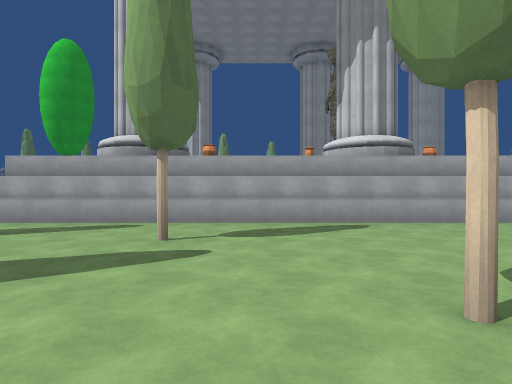
view 1 (above)

20 first-person views from a walk through a scene from a Unity 3-D project. The camera is 1.3 m above the floor, looks level and sees 75° across. The floor is counted in squares, 2 m on a side. Each view is taken from the middle of a square. On the plan, view 1 faces up. The plan holds only what a view shows up to about 10 squares ahead; the rest is blank. The place goes on beyond the plan. Door leaves are left out, so doorways stand open. Surface patterns are stand-ins for the level's own textures.

view 2
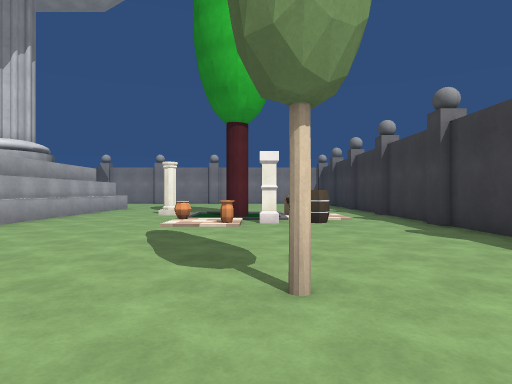

view 3
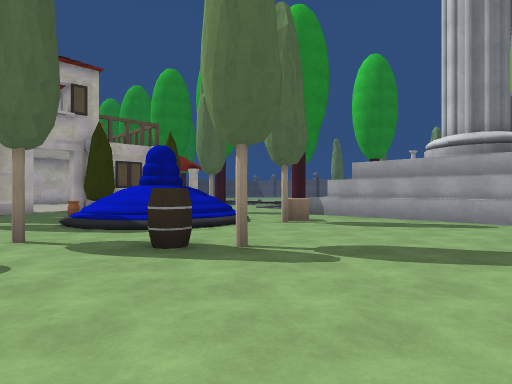

view 4
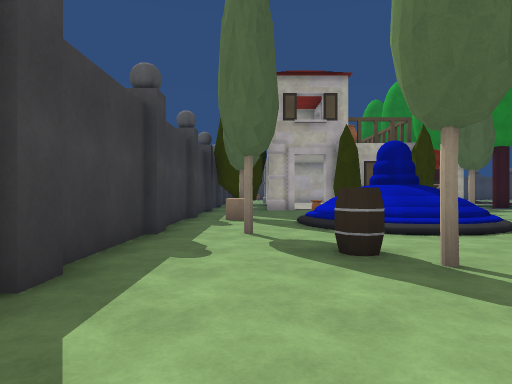

view 5
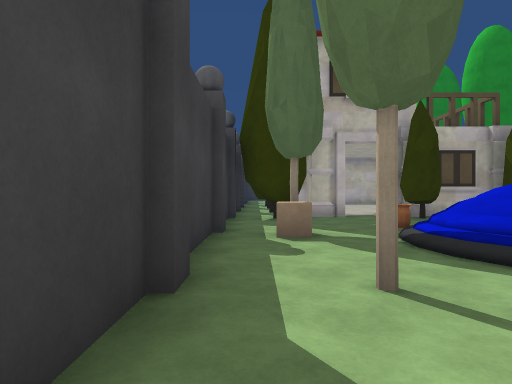

view 6
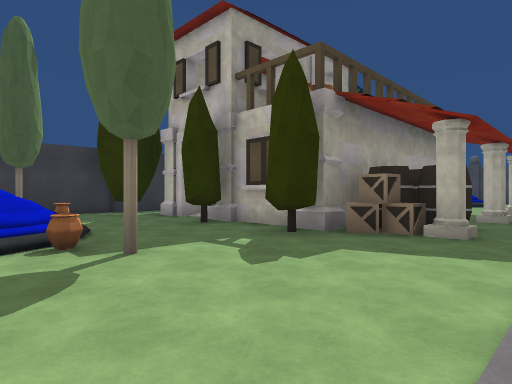

view 7
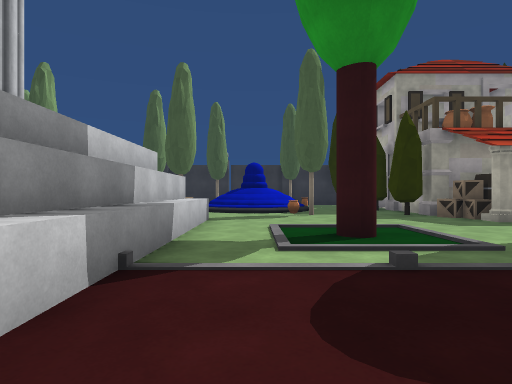

view 8
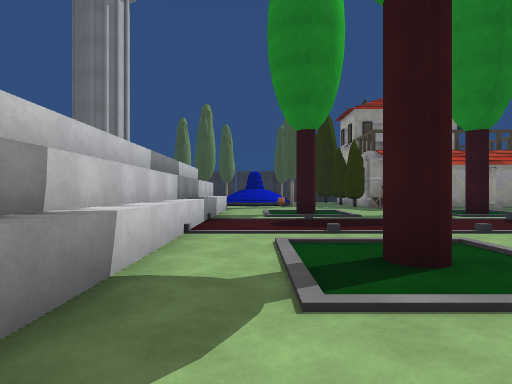

view 9
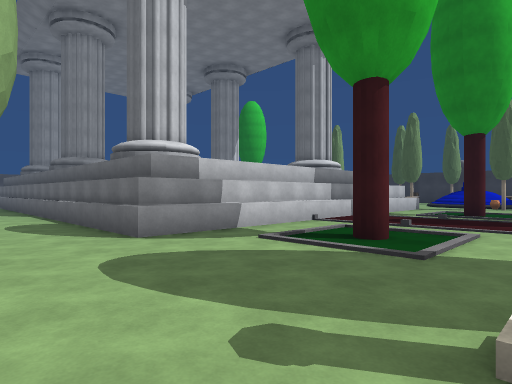

view 10
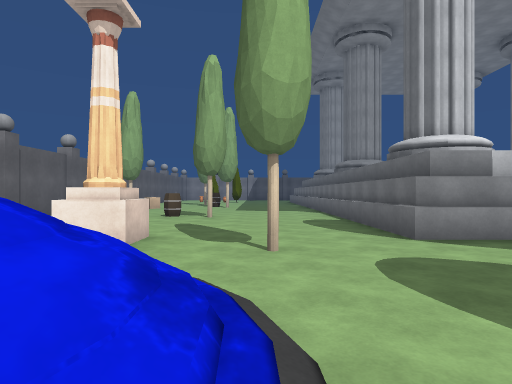

view 11
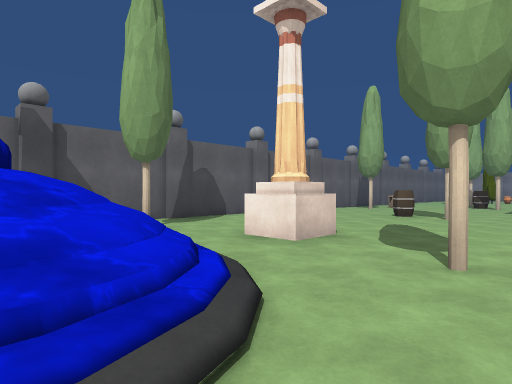

view 12
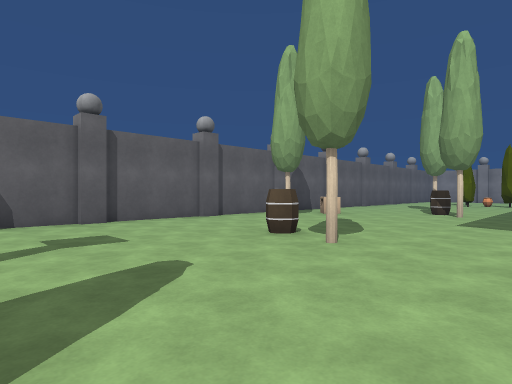

view 13
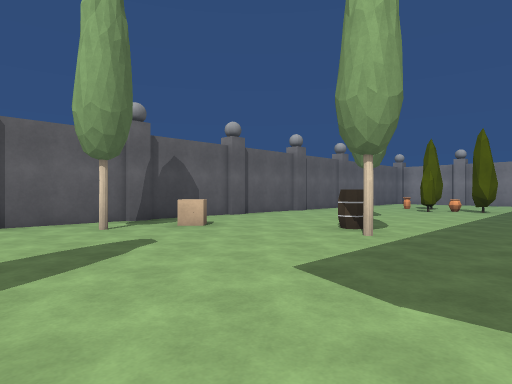

view 14
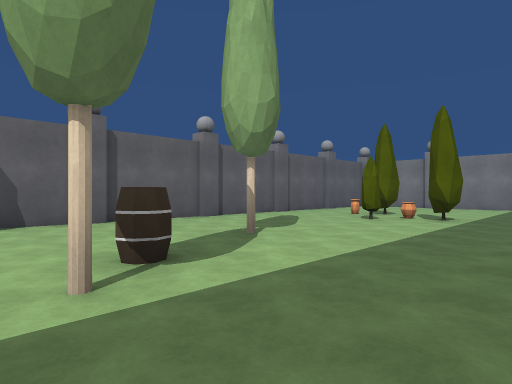

view 15
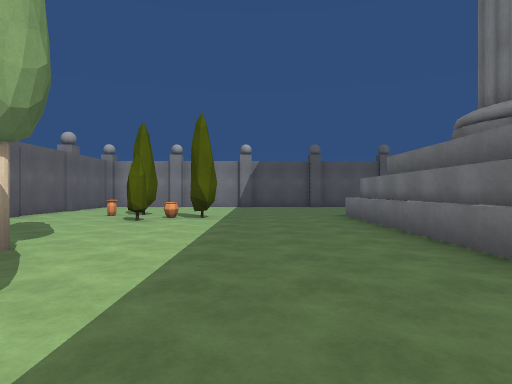

view 16
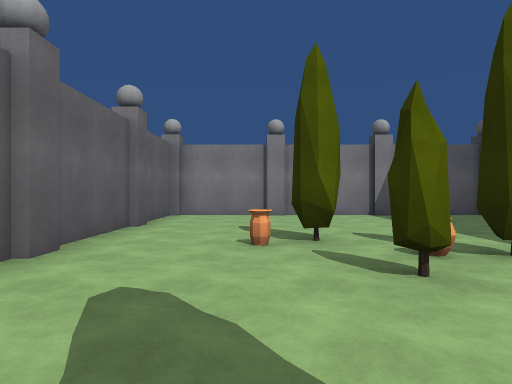

view 17
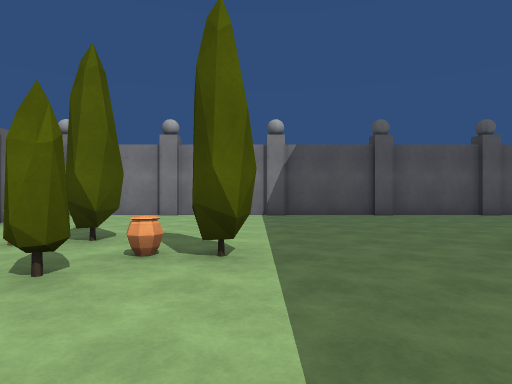

view 18
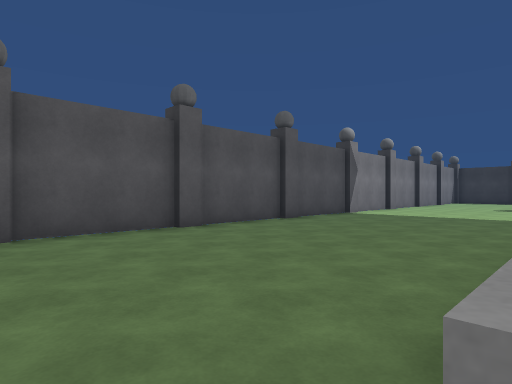

view 19
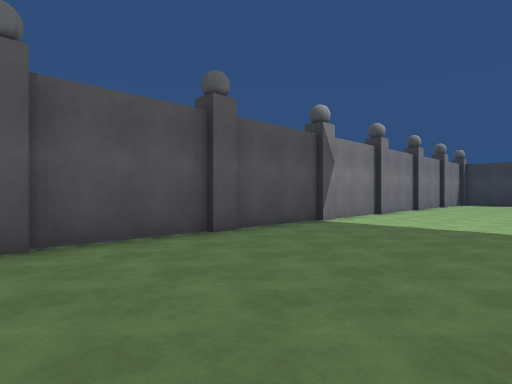

view 20
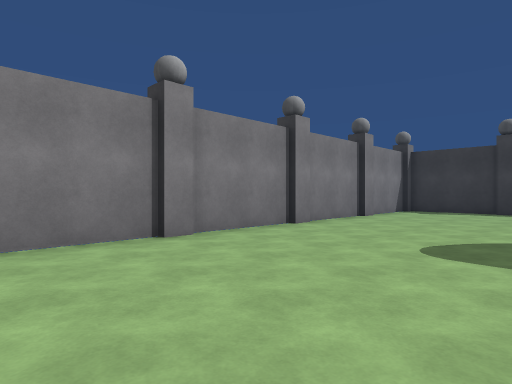

### Floor plan
Key: @ floor where view 1 was taken; # wall or solid block; . floor; / step, stairs or slope; D open door; ~ water the walk can cross; ≈ water the walk keeps out of; ^ raised ledge; T tree; P pot; C column; B barrel; R crate; G grey ball; O other object.
Columns run from 13 left of view 1 to 18 right of it. Each row starts with its distance up from view 1.
 29    OO#OO#OO#OO#OO#OO#OO#OO#OO#OO
 28       .........................G
 27      T........T.R..............#
 26      ....................P.....#
 25      ......B........T...TTT...O#
 24     ..C...........B.....P......#
 23    ≈.......T.....T......T......#
 22  /~..T........................O#
 21  ..............................#
 20  C............    .............#
 19  .....^#######     ######^....O#
 18  .....^#                 ^.....#
 17   ..#.^#                  .....#
 16   ....^#                  ....O#
 15  .....^#                  .....#
 14 ......^#                  .....#
 13 ......^#                  .....O
 12   ....^#                  .....#
 11   ....^#                  .....#
 10  ...#.^#                  .....O
  9 ......^#                  .....#
  8 C.....^#                  .....#
  7 R......^^^^^^^^^^^^^^^^   .....O
  6 CT.T...T...............   .....#
  5 #...P/.R....T..........    ....#
  4 #.../  /...........P..C    ....O
  3 CT./   /...........P.#.    ....#
  2 D..P   /.T....T....C..     ....#
  1 C...///..B.........B.O     ....O
  0 CT.TR..T.....@........     ....#
 -1 T#...........  ........     ..
 -2 OO#####O##O      ##O##O     O

Positions as (right, up) in squares from view 1, and headings:
1: (0, 0), facing up
2: (-1, 2), facing right
3: (-1, -1), facing up-left
4: (-1, 0), facing left
5: (-4, -1), facing left
6: (-8, 9), facing down-left
7: (-8, 15), facing down
8: (-8, 20), facing down
9: (-12, 22), facing down-right
10: (-12, 22), facing right
11: (-11, 21), facing up-right
12: (-6, 21), facing up-right
13: (-1, 21), facing up-right
14: (3, 21), facing up-right
15: (3, 22), facing right
16: (8, 26), facing right
17: (8, 23), facing right
18: (12, 20), facing down-right
19: (13, 17), facing down-right
20: (13, 10), facing down-right
